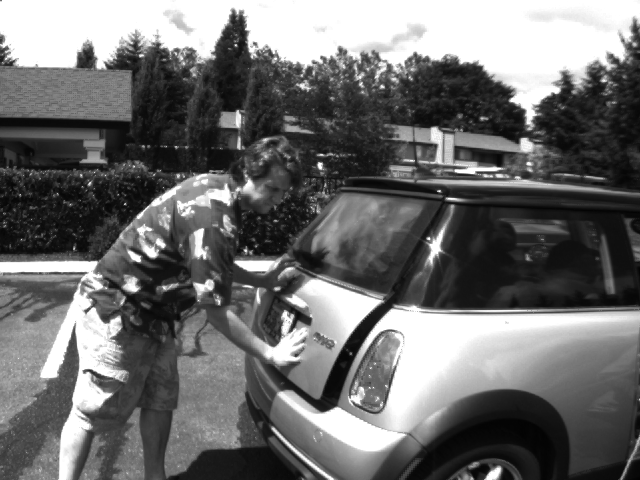
%> input picture Axel/Mouvement/TP/MiniCooper/i0007.png, 640 x 480 px
$ octave mainv1.m   (GNU Octave 9; MATLAB toolbox functions it lacks are replaced by stand-ins)
%> lines starting %> are read from the running program, lines starting %| are printed output that depends on the picture
clc;close all,clear variables;

%Récupération des images
I1 = im2double(imread('MiniCooper/i0007.png'));
%> I1: size 480x640 double; min 0.00784, max 1, mean 0.43
I2 = im2double(imread('MiniCooper/i0008.png'));
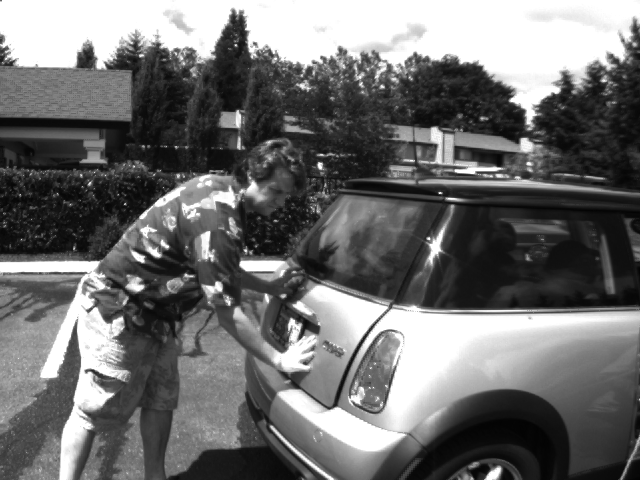
%> input picture Axel/Mouvement/TP/MiniCooper/i0008.png, 640 x 480 px
%> I2: size 480x640 double; min 0.00784, max 1, mean 0.433
[H,W] = size(I1);
%> H = 480; W = 640
%Calcul des gradients
It = (I2 - I1);
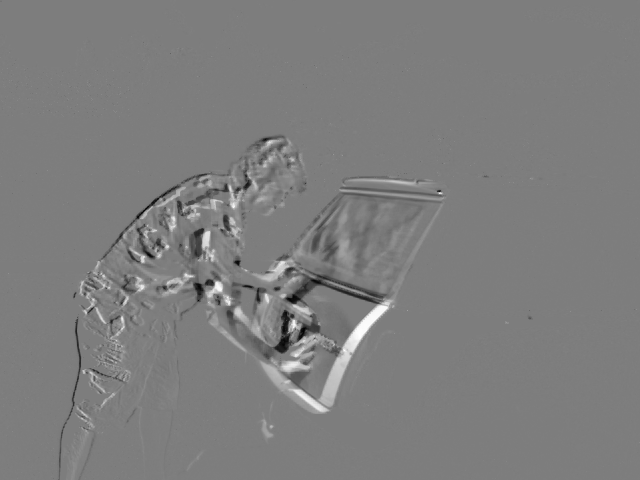
%> It: size 480x640 double; min -0.918, max 0.941, mean 0.00304; drawn with min black and max white
[Ix,Iy] = imgradientxy(I1);
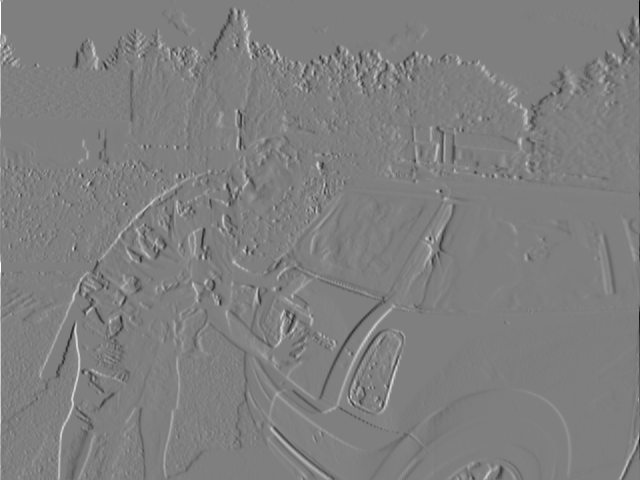
%> Ix: size 480x640 double; min -4, max 4, mean -0.00101; drawn with min black and max white
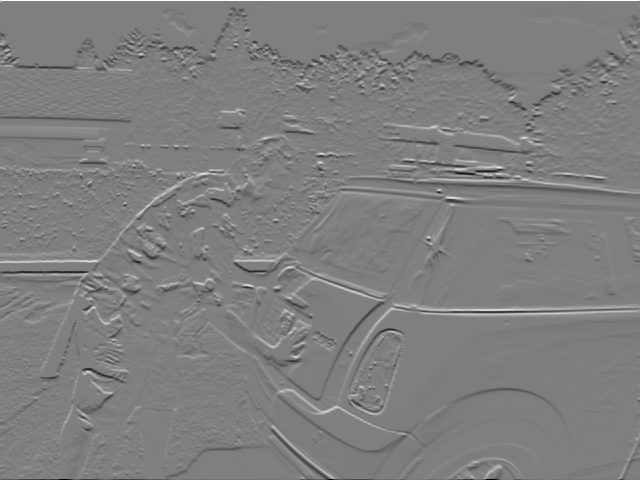
%> Iy: size 480x640 double; min -4, max 4, mean -0.00626; drawn with min black and max white


%Parametres
lambda = 1;
u = zeros(H,W);
v = zeros(H,W);
u_barre = u;
v_barre = v;


n = 2; %Choix du filtre : 1 pour 4-voisinage et 2 pour 9-voisinage
switch n
    case 1
        filtre = 1/4*[0,1,0;
                      1,0,1;
                      0,1,0];
    case 2
        filtre = 1/9*ones(3,3);
        filtre(2,2) = 0;
end

%Initialisation du critere d'arret
mean_ctrl_u = 10;
mean_ctrl_v = 10;
mean_u = 0;
mean_v = 0;

it = 0;%Compteur d'iterations
seuil = 1e-08; %Critere d'arret
while (abs(mean_ctrl_u - mean_u) > seuil || abs(mean_ctrl_v - mean_v) > seuil )
    it = it + 1;
        mean_ctrl_u = mean_u;
        mean_ctrl_v = mean_v;
        u_barre = imfilter(u,filtre);
        v_barre = imfilter(v,filtre);

        u = u_barre - Ix.*(Ix.*u_barre + Iy.*v_barre + It)./...
            (lambda^2+Ix.^2+Iy.^2);
        v = v_barre - Iy.*(Ix.*u_barre + Iy.*v_barre + It)./...
            (lambda^2+Ix.^2+Iy.^2);

        mean_u = mean(mean(u));
        mean_v = mean(mean(v));
end
%> this loop made 78 passes
%> (mean_ctrl_u, mean_ctrl_v, mean_u, mean_v) on passes 2 to 13: (0.00223, 0.000669, 0.00352, 0.00102), (0.00352, 0.00102, 0.00441, 0.00123), (0.00441, 0.00123, 0.00506, 0.00137), (0.00506, 0.00137, 0.00557, 0.00146), (0.00557, 0.00146, 0.00598, 0.00153), (0.00598, 0.00153, 0.00631, 0.00159), (0.00631, 0.00159, 0.00658, 0.00163), (0.00658, 0.00163, 0.0068, 0.00166), (0.0068, 0.00166, 0.00699, 0.00169), (0.00699, 0.00169, 0.00714, 0.00171), (0.00714, 0.00171, 0.00727, 0.00173), (0.00727, 0.00173, 0.00738, 0.00175)
%> (mean_u, mean_v) on pass 1: (0.00223, 0.000669)
%> pass 1, `v = v_barre - Iy.*(Ix.*u_barre + Iy.*v_barre + It)./ (lambda^2+Ix.^2+I..`:
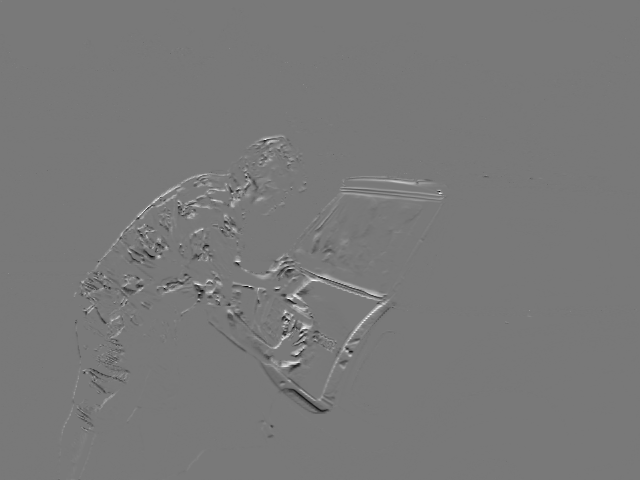
%> v: size 480x640 double; min -0.396, max 0.438, mean 0.000669; drawn with min black and max white
%> after the loop, it = 78


%%Affichage
figure(1)
subplot 131
imshow(Ix,[])
title('Gradient selon x')
subplot 132
imshow(Iy,[])
title('Gradient selon y')
subplot 133
imshow(It,[])
title('Gradient temporel')

figure(2)
subplot 131
imshow(u,[])
subplot 132
imshow(v,[])
subplot 133
imshow(u+v)
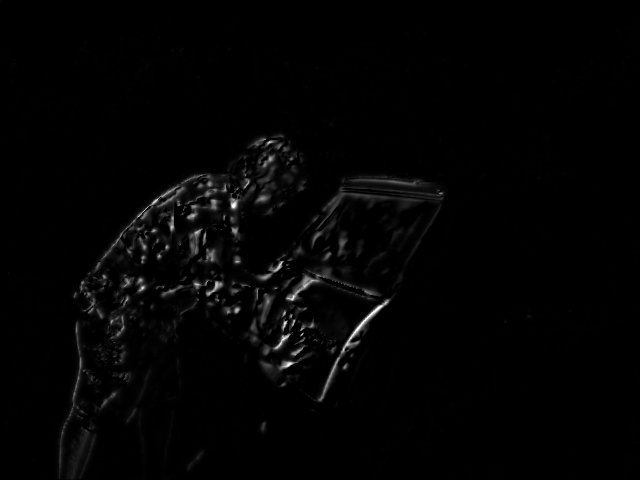
%> displayed picture: size 480x640, on the screen's scale of 0 to 255; min 0, max 255, mean 3.5

[X,Y] = meshgrid(1:W,1:H);
pas = 4;%Pas d'affichage des vecteurs
figure(3)
imshow(I2,[])
hold on
quiver(X(1:pas:H,1:pas:W),Y(1:pas:H,1:pas:W),u(1:pas:H,1:pas:W), v(1:pas:H,1:pas:W),5,'linewidth',1)
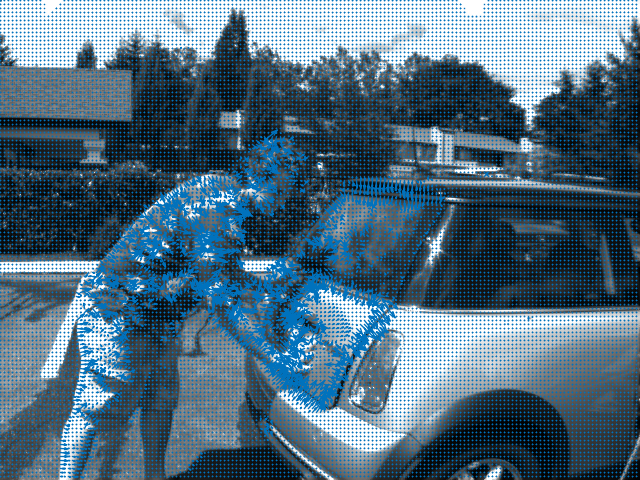
%> figure redrawn from the program's plot data
% figure(4)
% subplot 121
% imshow(I1,[])
% subplot 122
% imshow(I2,[])
